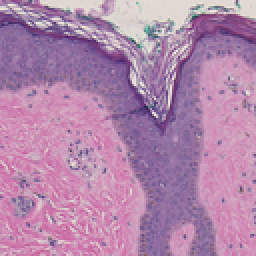
%> input picture gen4/sedeen1.png, 128 x 128 px, shrunk from 1000 x 1000 before the run (shown 2 times larger)
$ octave find_seam.m   (GNU Octave 9; MATLAB toolbox functions it lacks are replaced by stand-ins)
%> lines starting %> are read from the running program, lines starting %| are printed output that depends on the picture; in (x1, y1, x2, y2) boxes, pixels count from 0 and x2, y2 are one past the last pixel; in counts of white or black regions, pixels touching at a corner belong together; the program's own positions count from 1
%Find the seam in a single image
folder = "079";
fn1 = strcat(folder,"\\sedeen1.png");

% read the color image
imm1 = imread(fn1);
%> imm1 is the input picture: size 128x128x3 uint8; mean R, G, B 177.7, 134.3, 171.5

imm1 = imm1(35:size(imm1,1)-25, :, :);
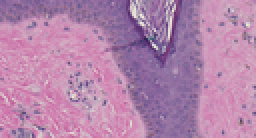
%> imm1: size 69x128x3 uint8 (shown 2 times larger); mean R, G, B 180, 132.6, 172.1

% get dimensions
n_col = size(imm1,2);
%> n_col = 128
n_row = size(imm1,1);
%> n_row = 69

% convert to CIELAB
lab1 = rgb2lab(imm1);
%> lab1: size 69x128x3 double; mean of channels 1, 2, 3 61, 24.9, -13.8

% find correlation coefficients for columns
r1 = corrcoef(double(lab1(:,:,1)));
r2 = corrcoef(double(lab1(:,:,2)));
r3 = corrcoef(double(lab1(:,:,3)));

% rotate to find horizontal seams
lab2 = permute(lab1,[2 1 3]);
%> lab2: size 128x69x3 double; mean of channels 1, 2, 3 61, 24.9, -13.8

% find correlation coefficients for rows
v1 = corrcoef(double(lab2(:,:,1)));
v2 = corrcoef(double(lab2(:,:,2)));
v3 = corrcoef(double(lab2(:,:,3)));

% retrieve the correlation coefficient for each pair of
% adjacent columns

data = zeros(n_col-1,3);

% remove the top row and the right column
% and then retrieve the diagonal
data(:,1) = diag(r1(2:end,1:end-1));
data(:,2) = diag(r2(2:end,1:end-1));
data(:,3) = diag(r3(2:end,1:end-1));
data_prod = data(:,1).*data(:,2).*data(:,3);
%> data_prod = 127 values, max 0.599 at index 60, min -0.00701 at index 76, mean 0.223

data2 = zeros(n_row-1,3);

% remove the top row and the right column
% and then retrieve the diagonal
data2(:,1) = diag(v1(2:end,1:end-1));
data2(:,2) = diag(v2(2:end,1:end-1));
data2(:,3) = diag(v3(2:end,1:end-1));
data2_prod = data2(:,1).*data2(:,2).*data2(:,3);
%> data2_prod = 68 values, max 0.594 at index 4, min 0.161 at index 65, mean 0.419

[m seam_x] = min(data_prod);
%> m = -0.00701; seam_x = 76
[m seam_y] = min(data2_prod);
%> m = 0.161; seam_y = 65

% annotate
imm2 = imm1;
markercolor = [255 128 40]; % orange
markercolor = [0 0 255]; % orange
for j = -50:+50
    imm2(seam_y,max(min(seam_x+j,n_col),1),1:3) = markercolor;
    imm2(max(min(seam_y+j,n_row),1),seam_x,1:3) = markercolor;
end
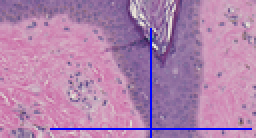
%> imm2: size 69x128x3 uint8 (shown 2 times larger); 1.75% of pixels changed, all inside (x1, y1, x2, y2) = (25, 14, 126, 69)

% save the annotated image
[filepath,name,ext] = fileparts(fn1);
imwrite(imm2,strcat(folder, '\\', name, '_seam.png'))

clf
subplot(4,4,[1:3 5:7 9:11])
image(imm2)

subplot(4,4,[13:15])
hold on
plot(data(:,1)-0)
plot(data(:,2)-0.1)
plot(data(:,3)-0.2)
plot(data_prod-0.3)
axis([1 n_col 0.5 1.1])
axis off

subplot(4,4,[4 8 12])
hold on
plot(data2(:,1)-0,n_row-1:-1:1)
plot(data2(:,2)-0.1,n_row-1:-1:1)
plot(data2(:,3)-0.2,n_row-1:-1:1)
plot(data2_prod-0.3,n_row-1:-1:1)
axis([0.5 1.1 1 n_row])
axis off
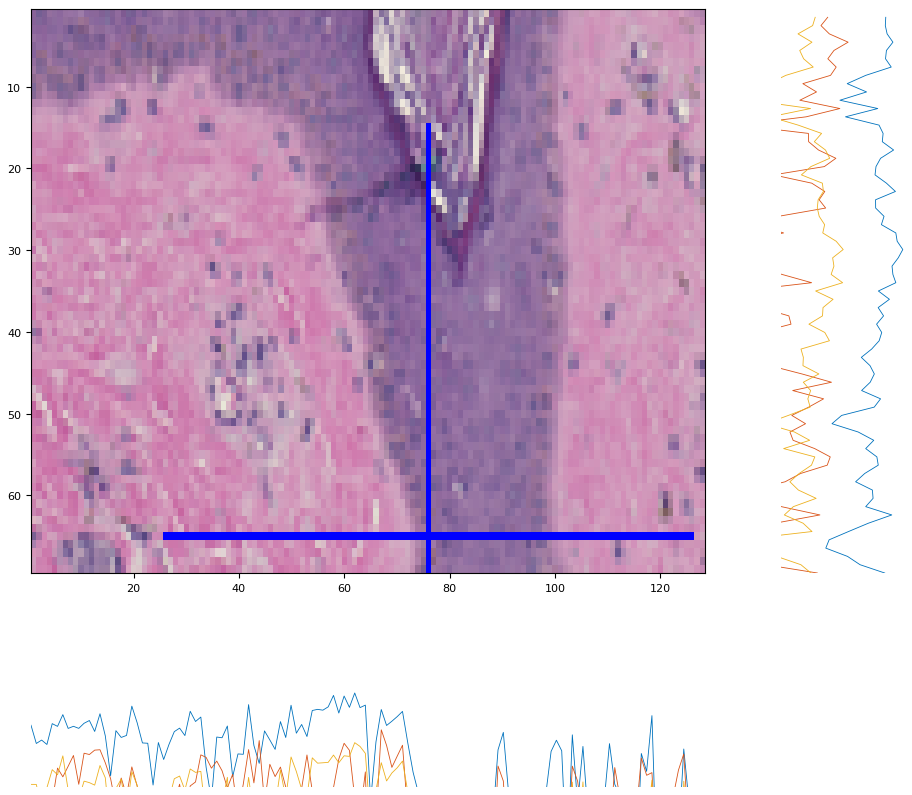
%> figure redrawn from the program's plot data, 3 panels

[filepath,name,ext] = fileparts(fn1);
saveas(gcf,strcat(folder, '\\', name, '_corr.png'));

return
